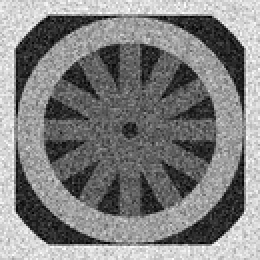
%> input picture Project 3/cwheelnoise.gif, 130 x 130 px, shrunk from 256 x 256 before the run (shown 2 times larger)
$ octave main_2.m   (GNU Octave 9; MATLAB toolbox functions it lacks are replaced by stand-ins)
%> lines starting %> are read from the running program, lines starting %| are printed output that depends on the picture
### Project 3/anisotropic.m
%%%%%%%%%%%%%  Function anisotropic %%%%%%%%%%%%%%%%%%%%%%%%%%%%%%%%%%%%%%%
% Purpose:
%      Compute a 3x3 Anisotropic diffusion filter at each pixel in an image
%
% Input Variables:
%      I       MxN input 2D gray-scale image to be filtered
%      k       parameter which affect g(.)
%      n       iteration time
%      g       parameter that decide the choices for g(.). For g = 1, we
%      use exponential function, otherwise, we use inverse quadratic
%
% Returned Results:
%      res     new image cantaining the filtered results
%
% Processing Flow:
%      1.  Get the size of input image and apply zero padding
%      2.  For each valid pixel, use the N, S, E, W neighbor pixels and
%      calculate the new I^{t+1}_{i,j}
%
% Restrictions/Notes:
%      None
%
% The following functions are called:
%      zero.m       generate image full of zeros
%      gfunc.m      function that determine the type of g(.)
%
%  Author:      Fan Yang
%  Date:        3/25/2023
%%%%%%%%%%%%%%%%%%%%%%%%%%%%%%%%%%%%%%%%%%%%%%%%%%%%%%%%%%%%%%%%%%%%%%%%%%

function [res] = anisotropic(I, k, n, g)

% Get the size of input and generate a background with the same size
[M, N] = size(I);
res = zero(M, N);

% Pick lambda = 0.25
lambda = 0.25;

% Use neighbor pixels to calculate the new pixel value
for x = 1 : n
    pad = zero(M + 2, N + 2);
    pad(2 : 2 + M - 1, 2 : 2 + N - 1) = I;
    for i = 2 : M + 1
        for j = 2 : N + 1
        neighbor = (gfunc((pad(i, j + 1) - pad(i, j)), k, g) * (pad(i, j + 1) - pad(i, j)) + gfunc((pad(i, j -1 ) - pad(i, j)), k, g) * (pad(i, j - 1) - pad(i, j)) + gfunc((pad(i + 1, j) - pad(i, j)), k, g) * (pad(i + 1, j) - pad(i, j)) + gfunc((pad(i - 1, j) - pad(i, j)), k, g) * (pad(i - 1, j) - pad(i, j)));
        I(i - 1, j - 1) = pad(i, j) + lambda * neighbor;
        end
    end
    I = round(I);
end
res = I;

end

### Project 3/zero.m
%%%%%%%%%%%%%  Function zero %%%%%%%%%%%%%%%%%%%%%%%%%%%%%%%%%%%%%%%%%
% Purpose:
%      Set up an MxN image full of zeros - useful for dealing with
%      border effects
%
% Input Variables:
%      M, N    rows (M) and columns (N) in f
%      x       x coordinate of a pixel
%      y       y coordinate of a pixel
%
% Returned Results:
%      fzero   new image full of all zeros
%
% Processing Flow:
%      1.  Cycle through MxN array and fill with ZEROS
%
%  Restrictions/Notes:
%      This function takes an 8-bit image as input.
%
%  The following functions are called:
%      NONE
%
%  Author:      William E. Higgins
%  Date:        1/13/2020
%%%%%%%%%%%%%%%%%%%%%%%%%%%%%%%%%%%%%%%%%%%%%%%%%%%%%%%%%%%%%%%%%%%%%%%

function [zeroimage] = zero(M,N)
for x = 1 : M
    for y = 1 : N
        zeroimage(x,y) = 0;
    end
end

### Project 3/main_2.m
%%%%%%%%%%%%% main_2.m file %%%%%%%%%%%%%%%%%%%%%%%%%%%%%%%%%%%%%%%%%%%%%%%
% Purpose:
%      Using anisotropic diffusion to process images and save the results
%      and gray-sacle histogram
%      Plot the line y = 128 image and process the segmented image
%      By changing the parameters, explore the impact of the iteration, k
%      and g(.) on the results
%
% Input Variables:
%      I           Input image 'cwheelnoise'
%      I2          Input image 'cameraman'
%
% Returned Results:
%      a_(num)_iterations       The plot after implement num times
%                               iteration on 'cwheelnoise'
%      a_(num)_iterations_h     The histogram after implement num times
%                               iteration on 'cwheelnoise'
%      a_iii                    The plot of line y = 128
%      a_iv                     The plot of segmented image
%      b_(num)_iterations       The plot after implement num times
%                               iteration on 'cameraman'
%      c_i_k(num)               The plot to determine impact of different k
%                               on 'cwheelnoise'
%      c_ii_1_k50 and c_ii_1_k75  The plot to determine impact of
%                                 different g(.) on 'cwheelnoise'
%      c_ii_2                   The plot to determine impact of different k
%                               and g(.) on 'cameraman'
%
% Processing Flow:
%      1.  Load in the images
%      2.  Use anisotropuic function to process the 'cwheelnoise' in
%          different iteration
%      3.  Set the line y = 128 and plot the result
%      4.  Segment the image and plot the result
%      5.  Use anisotropuic function to process the 'cameraman' in
%          different iteration
%      6.  Change the parameters and save the different result under
%          different iteration, k and g(.)
%
% Restrictions/Notes:
%      None
%
% The following functions are called:
%      anisotropic.m   Compute a 3x3 Anisotropic diffusion filter at each
%                      pixel in an image
%
%  Author:      Fan Yang
%  Date:        3/25/2023
%%%%%%%%%%%%%%%%%%%%%%%%%%%%%%%%%%%%%%%%%%%%%%%%%%%%%%%%%%%%%%%%%%%%%%%%%%%

% Clean windows, workspace, etc
clear;
close all;
clc;

% Creat a folder for output results
mkdir 'results\question_2'

%%  Question (a)
% Read in the image
I = imread('cwheelnoise.gif');
%> I: size 130x130 uint8; min 0, max 254, mean 128
I = double(I);
%> I: size 130x130 double

% Generate the gray-scale histogram for original image
imwrite(uint8(I), 'results\question_2\a_0_iterations.png');
figure(1);
[counts1, x1] = imhist(uint8(I),256);
%> counts1 = 256 values, max 113 at index 100, min 0 at index 256, mean 66.02; x1 = 256 values from 0 to 255
counts1 = counts1 / (256 * 256);
%> counts1 = 256 values, max 0.00172 at index 100, min 0 at index 256, mean 0.00101
stem(x1, counts1), title('original gray-scale histogram');
%> after `title('original gray-scale histogram')`:
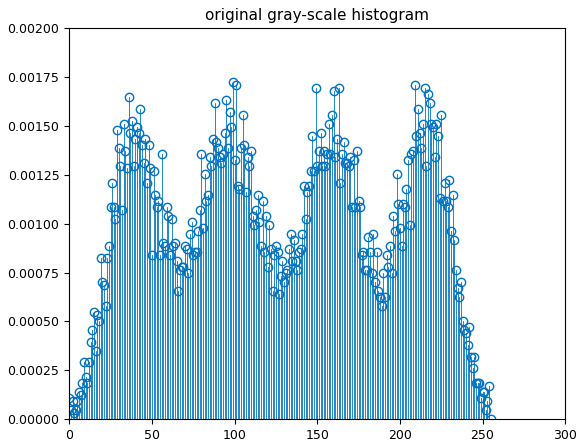
%> figure redrawn from the program's plot data; highest point at x = 99, y = 0.00172
saveas(figure(1), 'results\question_2\a_0_iterations_h', 'png');

% Run anisotropic diffusion, save the output image and the gray-scale
% histogram
% 5 iterations
res_5 = anisotropic(I, 50, 5, 1);
%> after the loop in zero, `for x = 1 : M`: zeroimage: size 130x130 double; every value is 0
%> the loop in anisotropic, `for x = 1 : n` made 5 passes
%> pass 2, in anisotropic, `I = round(I);`:
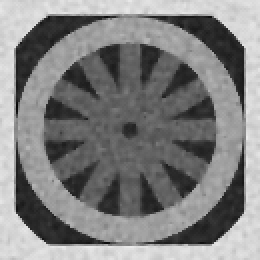
%> I: size 130x130 double (shown 2 times larger); min 5, max 235, mean 128
%> after the loop in anisotropic, `for x = 1 : n`:
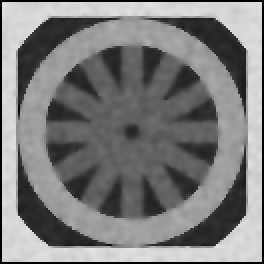
%> pad: size 132x132 double (shown 2 times larger); min 0, max 229, mean 124.1
imwrite(uint8(res_5), 'results\question_2\a_5_iterations.png');
figure(2)
[counts2, x2] = imhist(uint8(res_5), 256);
%> counts2 = 256 values, max 414 at index 214, min 0 at index 1, mean 66.02; x2 = 256 values from 0 to 255
counts2 = counts2 / (256 * 256);
%> counts2 = 256 values, max 0.00632 at index 214, min 0 at index 1, mean 0.00101
stem(x2, counts2), title('5 iterations gray-scale histogram');
%> after `title('5 iterations gray-scale histogram')`:
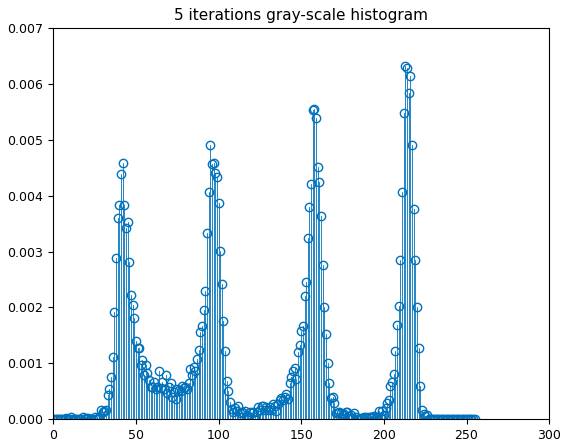
%> figure redrawn from the program's plot data; highest point at x = 213, y = 0.00632
saveas(figure(2), 'results\question_2\a_5_iterations_h', 'png');

% 20 iterations
res_20 = anisotropic(I, 50, 20, 1);
%> (the run ends here)
